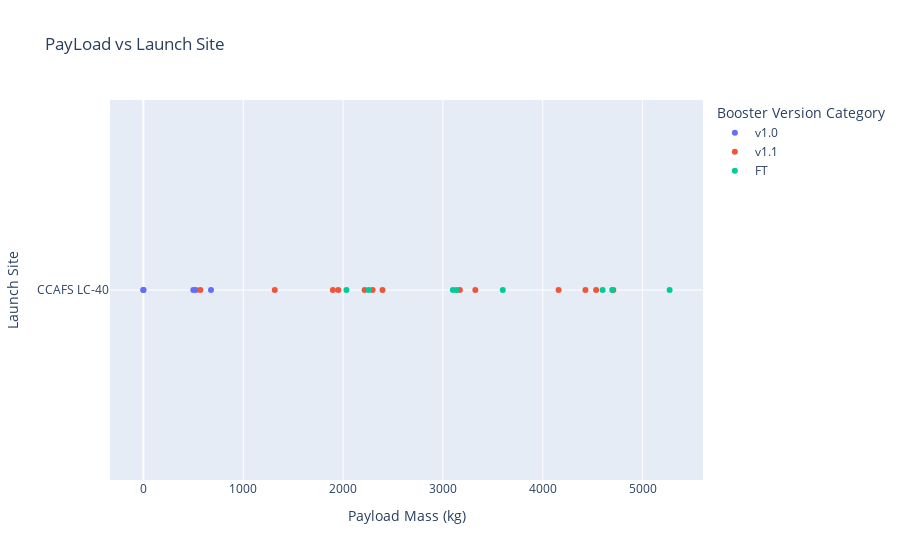

The notebook cell this image was saved under:
### Code cell
s_1 = spacex_df['Launch Site'] == column_names[0]
df_1 = spacex_df[s_1]
px.scatter(df_1, x='Payload Mass (kg)', y='Launch Site', color='Booster Version Category', title='PayLoad vs Launch Site')

### Figure 1 — Plotly figure (JSON) as saved in the notebook; plotly's stock layout.template omitted (floating-point values rounded to 4 significant figures)
{"data": [{"hovertemplate": "Booster Version Category=v1.0<br>Payload Mass (kg)=%{x}<br>Launch Site=%{y}<extra></extra>", "legendgroup": "v1.0", "marker": {"color": "#636efa", "symbol": "circle"}, "mode": "markers", "name": "v1.0", "orientation": "h", "showlegend": true, "type": "scatter", "x": [0, 0, 525, 500, 677], "xaxis": "x", "y": ["CCAFS LC-40", "CCAFS LC-40", "CCAFS LC-40", "CCAFS LC-40", "CCAFS LC-40"], "yaxis": "y"}, {"hovertemplate": "Booster Version Category=v1.1<br>Payload Mass (kg)=%{x}<br>Launch Site=%{y}<extra></extra>", "legendgroup": "v1.1", "marker": {"color": "#EF553B", "symbol": "circle"}, "mode": "markers", "name": "v1.1", "orientation": "h", "showlegend": true, "type": "scatter", "x": [3170, 3325, 2296, 1316, 4535, 4428, 2216, 2395, 570, 4159, 1898, 4707, 1952], "xaxis": "x", "y": ["CCAFS LC-40", "CCAFS LC-40", "CCAFS LC-40", "CCAFS LC-40", "CCAFS LC-40", "CCAFS LC-40", "CCAFS LC-40", "CCAFS LC-40", "CCAFS LC-40", "CCAFS LC-40", "CCAFS LC-40", "CCAFS LC-40", "CCAFS LC-40"], "yaxis": "y"}, {"hovertemplate": "Booster Version Category=FT<br>Payload Mass (kg)=%{x}<br>Launch Site=%{y}<extra></extra>", "legendgroup": "FT", "marker": {"color": "#00cc96", "symbol": "circle"}, "mode": "markers", "name": "FT", "orientation": "h", "showlegend": true, "type": "scatter", "x": [2034, 5271, 3136, 4696, 3100, 3600, 2257, 4600], "xaxis": "x", "y": ["CCAFS LC-40", "CCAFS LC-40", "CCAFS LC-40", "CCAFS LC-40", "CCAFS LC-40", "CCAFS LC-40", "CCAFS LC-40", "CCAFS LC-40"], "yaxis": "y"}], "layout": {"autosize": true, "legend": {"title": {"text": "Booster Version Category"}, "tracegroupgap": 0}, "title": {"text": "PayLoad vs Launch Site"}, "xaxis": {"anchor": "y", "autorange": true, "domain": [0, 1], "range": [-339.5, 5611.0], "title": {"text": "Payload Mass (kg)"}, "type": "linear"}, "yaxis": {"anchor": "x", "autorange": true, "domain": [0, 1], "range": [-1, 1], "title": {"text": "Launch Site"}, "type": "category"}}}
